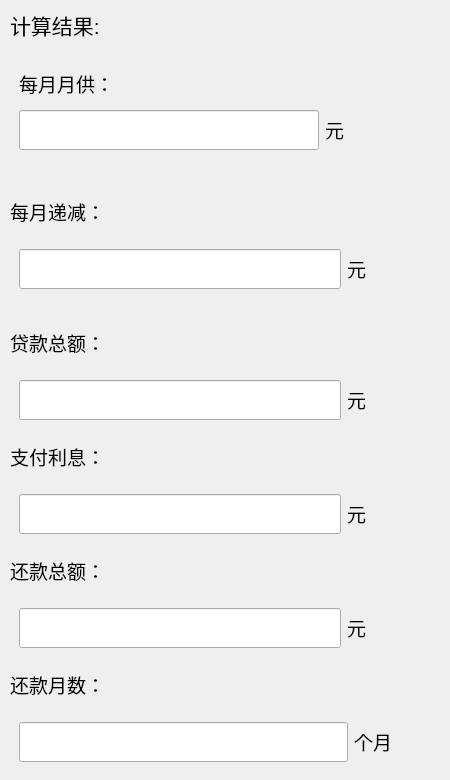
  <widget class="QWidget" name="widget_11" native="true">
   <property name="geometry">
    <rect>
     <x>620</x>
     <y>9</y>
     <width>450</width>
     <height>780</height>
    </rect>
   </property>
   <property name="minimumSize">
    <size>
     <width>450</width>
     <height>780</height>
    </size>
   </property>
   <property name="maximumSize">
    <size>
     <width>450</width>
     <height>780</height>
    </size>
   </property>
   <property name="focusPolicy">
    <enum>Qt::NoFocus</enum>
   </property>
   <widget class="QLabel" name="label_4">
    <property name="geometry">
     <rect>
      <x>10</x>
      <y>9</y>
      <width>441</width>
      <height>31</height>
     </rect>
    </property>
    <property name="text">
     <string>&lt;html&gt;&lt;head/&gt;&lt;body&gt;&lt;p&gt;&lt;span style=&quot; font-size:16pt;&quot;&gt;计算结果:&lt;/span&gt;&lt;/p&gt;&lt;/body&gt;&lt;/html&gt;</string>
    </property>
   </widget>
   <widget class="QWidget" name="widget_13" native="true">
    <property name="geometry">
     <rect>
      <x>10</x>
      <y>60</y>
      <width>381</width>
      <height>93</height>
     </rect>
    </property>
    <widget class="QLabel" name="label_9">
     <property name="geometry">
      <rect>
       <x>9</x>
       <y>9</y>
       <width>101</width>
       <height>26</height>
      </rect>
     </property>
     <property name="text">
      <string>&lt;html&gt;&lt;head/&gt;&lt;body&gt;&lt;p&gt;&lt;span style=&quot; font-size:14pt;&quot;&gt;每月月供：&lt;/span&gt;&lt;/p&gt;&lt;/body&gt;&lt;/html&gt;</string>
     </property>
    </widget>
    <widget class="QWidget" name="widget_12" native="true">
     <property name="geometry">
      <rect>
       <x>9</x>
       <y>41</y>
       <width>347</width>
       <height>58</height>
      </rect>
     </property>
     <layout class="QHBoxLayout" name="horizontalLayout_8">
      <item>
       <widget class="QLineEdit" name="out_1">
        <property name="minimumSize">
         <size>
          <width>300</width>
          <height>40</height>
         </size>
        </property>
        <property name="maximumSize">
         <size>
          <width>300</width>
          <height>40</height>
         </size>
        </property>
       </widget>
      </item>
      <item>
       <widget class="QLabel" name="label_10">
        <property name="text">
         <string>&lt;html&gt;&lt;head/&gt;&lt;body&gt;&lt;p&gt;&lt;span style=&quot; font-size:14pt;&quot;&gt;元&lt;/span&gt;&lt;/p&gt;&lt;/body&gt;&lt;/html&gt;</string>
        </property>
       </widget>
      </item>
     </layout>
    </widget>
   </widget>
   <widget class="QWidget" name="widget_15" native="true">
    <property name="geometry">
     <rect>
      <x>10</x>
      <y>321</y>
      <width>365</width>
      <height>108</height>
     </rect>
    </property>
    <layout class="QVBoxLayout" name="verticalLayout_3">
     <item>
      <widget class="QLabel" name="label_11">
       <property name="text">
        <string>&lt;html&gt;&lt;head/&gt;&lt;body&gt;&lt;p&gt;&lt;span style=&quot; font-size:14pt;&quot;&gt;贷款总额：&lt;/span&gt;&lt;/p&gt;&lt;/body&gt;&lt;/html&gt;</string>
       </property>
      </widget>
     </item>
     <item>
      <widget class="QWidget" name="widget_14" native="true">
       <layout class="QHBoxLayout" name="horizontalLayout_11">
        <item>
         <widget class="QLineEdit" name="out_2">
          <property name="minimumSize">
           <size>
            <width>300</width>
            <height>40</height>
           </size>
          </property>
         </widget>
        </item>
        <item>
         <widget class="QLabel" name="label_16">
          <property name="text">
           <string>&lt;html&gt;&lt;head/&gt;&lt;body&gt;&lt;p&gt;&lt;span style=&quot; font-size:14pt;&quot;&gt;元&lt;/span&gt;&lt;/p&gt;&lt;/body&gt;&lt;/html&gt;</string>
          </property>
         </widget>
        </item>
       </layout>
      </widget>
     </item>
    </layout>
   </widget>
   <widget class="QWidget" name="widget_17" native="true">
    <property name="geometry">
     <rect>
      <x>10</x>
      <y>435</y>
      <width>365</width>
      <height>108</height>
     </rect>
    </property>
    <layout class="QVBoxLayout" name="verticalLayout_4">
     <item>
      <widget class="QLabel" name="label_17">
       <property name="text">
        <string>&lt;html&gt;&lt;head/&gt;&lt;body&gt;&lt;p&gt;&lt;span style=&quot; font-size:14pt;&quot;&gt;支付利息：&lt;/span&gt;&lt;/p&gt;&lt;/body&gt;&lt;/html&gt;</string>
       </property>
      </widget>
     </item>
     <item>
      <widget class="QWidget" name="widget_16" native="true">
       <layout class="QHBoxLayout" name="horizontalLayout_12">
        <item>
         <widget class="QLineEdit" name="out_3">
          <property name="minimumSize">
           <size>
            <width>300</width>
            <height>40</height>
           </size>
          </property>
         </widget>
        </item>
        <item>
         <widget class="QLabel" name="label_18">
          <property name="text">
           <string>&lt;html&gt;&lt;head/&gt;&lt;body&gt;&lt;p&gt;&lt;span style=&quot; font-size:14pt;&quot;&gt;元&lt;/span&gt;&lt;/p&gt;&lt;/body&gt;&lt;/html&gt;</string>
          </property>
         </widget>
        </item>
       </layout>
      </widget>
     </item>
    </layout>
   </widget>
   <widget class="QWidget" name="widget_19" native="true">
    <property name="geometry">
     <rect>
      <x>10</x>
      <y>549</y>
      <width>365</width>
      <height>108</height>
     </rect>
    </property>
    <layout class="QVBoxLayout" name="verticalLayout_5">
     <item>
      <widget class="QLabel" name="label_19">
       <property name="text">
        <string>&lt;html&gt;&lt;head/&gt;&lt;body&gt;&lt;p&gt;&lt;span style=&quot; font-size:14pt;&quot;&gt;还款总额：&lt;/span&gt;&lt;/p&gt;&lt;/body&gt;&lt;/html&gt;</string>
       </property>
      </widget>
     </item>
     <item>
      <widget class="QWidget" name="widget_18" native="true">
       <layout class="QHBoxLayout" name="horizontalLayout_13">
        <item>
         <widget class="QLineEdit" name="out_4">
          <property name="minimumSize">
           <size>
            <width>300</width>
            <height>40</height>
           </size>
          </property>
         </widget>
        </item>
        <item>
         <widget class="QLabel" name="label_20">
          <property name="text">
           <string>&lt;html&gt;&lt;head/&gt;&lt;body&gt;&lt;p&gt;&lt;span style=&quot; font-size:14pt;&quot;&gt;元&lt;/span&gt;&lt;/p&gt;&lt;/body&gt;&lt;/html&gt;</string>
          </property>
         </widget>
        </item>
       </layout>
      </widget>
     </item>
    </layout>
   </widget>
   <widget class="QWidget" name="widget_21" native="true">
    <property name="geometry">
     <rect>
      <x>10</x>
      <y>663</y>
      <width>391</width>
      <height>108</height>
     </rect>
    </property>
    <layout class="QVBoxLayout" name="verticalLayout_6">
     <item>
      <widget class="QLabel" name="label_21">
       <property name="text">
        <string>&lt;html&gt;&lt;head/&gt;&lt;body&gt;&lt;p&gt;&lt;span style=&quot; font-size:14pt;&quot;&gt;还款月数：&lt;/span&gt;&lt;/p&gt;&lt;/body&gt;&lt;/html&gt;</string>
       </property>
      </widget>
     </item>
     <item>
      <widget class="QWidget" name="widget_20" native="true">
       <layout class="QHBoxLayout" name="horizontalLayout_14">
        <item>
         <widget class="QLineEdit" name="out_5">
          <property name="minimumSize">
           <size>
            <width>300</width>
            <height>40</height>
           </size>
          </property>
         </widget>
        </item>
        <item>
         <widget class="QLabel" name="label_22">
          <property name="text">
           <string>&lt;html&gt;&lt;head/&gt;&lt;body&gt;&lt;p&gt;&lt;span style=&quot; font-size:14pt;&quot;&gt;个月&lt;/span&gt;&lt;/p&gt;&lt;/body&gt;&lt;/html&gt;</string>
          </property>
         </widget>
        </item>
       </layout>
      </widget>
     </item>
    </layout>
   </widget>
   <widget class="QWidget" name="widget_23" native="true">
    <property name="geometry">
     <rect>
      <x>10</x>
      <y>190</y>
      <width>365</width>
      <height>108</height>
     </rect>
    </property>
    <layout class="QVBoxLayout" name="verticalLayout_7">
     <item>
      <widget class="QLabel" name="label_23">
       <property name="text">
        <string>&lt;html&gt;&lt;head/&gt;&lt;body&gt;&lt;p&gt;&lt;span style=&quot; font-size:14pt;&quot;&gt;每月递减：&lt;/span&gt;&lt;/p&gt;&lt;/body&gt;&lt;/html&gt;</string>
       </property>
      </widget>
     </item>
     <item>
      <widget class="QWidget" name="widget_22" native="true">
       <layout class="QHBoxLayout" name="horizontalLayout_15">
        <item>
         <widget class="QLineEdit" name="out_6">
          <property name="minimumSize">
           <size>
            <width>300</width>
            <height>40</height>
           </size>
          </property>
         </widget>
        </item>
        <item>
         <widget class="QLabel" name="label_24">
          <property name="text">
           <string>&lt;html&gt;&lt;head/&gt;&lt;body&gt;&lt;p&gt;&lt;span style=&quot; font-size:14pt;&quot;&gt;元&lt;/span&gt;&lt;/p&gt;&lt;/body&gt;&lt;/html&gt;</string>
          </property>
         </widget>
        </item>
       </layout>
      </widget>
     </item>
    </layout>
   </widget>
  </widget>
